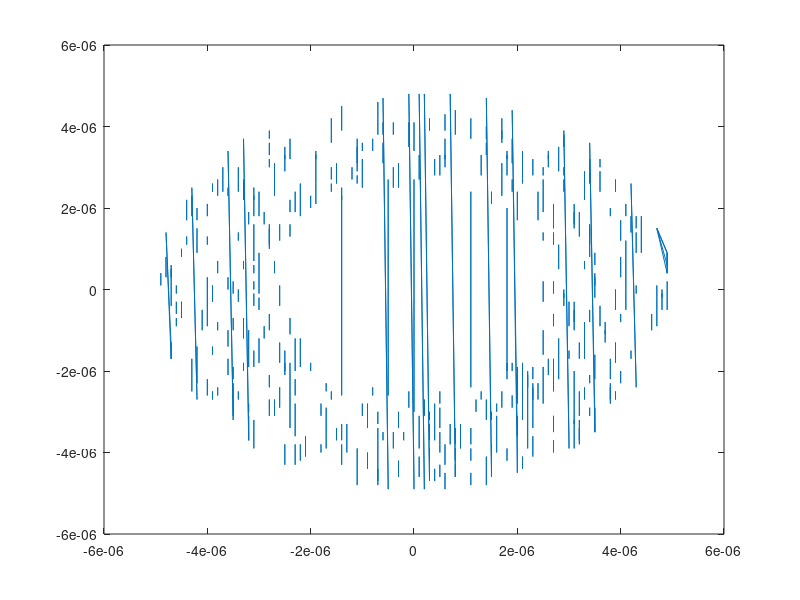

MATLAB code for this plot:
clear all; close all; clc;

coord = importdata("grid.csv");
T = importdata("triangles.csv");

figure;
triplot(T,coord(:,1), coord(:,2))